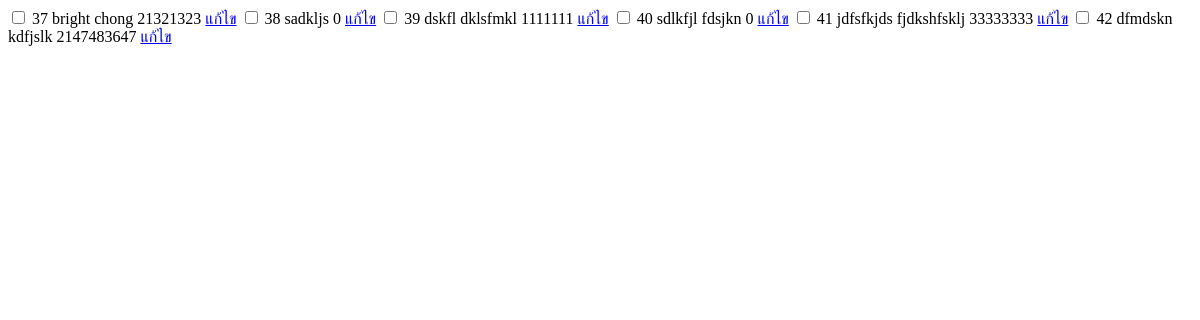
Before: /adminpage/table-list.php with the older database file.
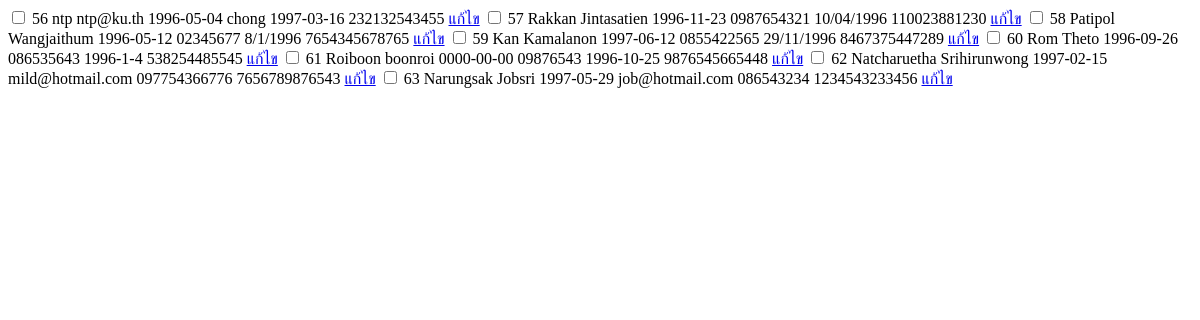
After: the same page with the newer database file.
### tables this page shows
CREATE TABLE `customer` (
  `id` int(11) UNSIGNED NOT NULL,
  `username` varchar(255) NOT NULL,
  `password` varchar(255) NOT NULL,
  `name` varchar(255) NOT NULL,
  `lastname` varchar(255) NOT NULL,
  `birthday` date NOT NULL,
  `email` varchar(255) NOT NULL,
  `phone` varchar(255) NOT NULL,
  `dln` varchar(255) NOT NULL
);

### adminpage/table-list.php (the view, shortened to what this page needs)
<!doctype html>
<html>
<body>
<?php
$link = @mysqli_connect("localhost", "root", "", "Car_Rental_System")
 			or die(mysqli_connect_error()."</body></html>");
if(@$_GET['c']&&@$_GET['q']){
	$sql = "SELECT id,name,lastname,birthday,email,phone,dln FROM customer WHERE ".$_GET['c']." LIKE '%".$_GET['q']."%'";
}
else {
	$sql = "SELECT id,name,lastname,birthday,email,phone,dln FROM customer";
}
$result = mysqli_query($link, $sql);
$num_fields = mysqli_num_fields($result);
while($data = mysqli_fetch_array($result)) {
	echo '<tr class="even pointer">
            <td class="a-center ">
                <input type="checkbox" class="flat"  name="id[]" value="'.$data['id'].'">
            ';
	for($i = 0; $i < $num_fields; $i++) {
		echo "<td>".$data[$i]."
		";
	}
	echo '
				</td>
				<td>
				<a href="form.php?action=update&id='.$data['id'].'">แก้ไข</a>
				</td>
			</td>
        </tr>';
}
?>
</body>
</html>

Changed rows visible on the page:
removed customer: id "37", name "bright", lastname "chong", dln "21321323"
removed customer: id "38", name "sadkljs", dln "0"
removed customer: id "39", name "dskfl", lastname "dklsfmkl", dln "1111111"
removed customer: id "40", name "sdlkfjl", lastname "fdsjkn", dln "0"
removed customer: id "41", name "jdfsfkjds", lastname "fjdkshfsklj", dln "33333333"
removed customer: id "42", name "dfmdskn", lastname "kdfjslk", dln "2147483647"
added customer: id "56", name "ntp", lastname "ntp@ku.th", birthday "1996-05-04", email "chong", phone "1997-03-16", dln "232132543455"
added customer: id "57", name "Rakkan", lastname "Jintasatien", birthday "1996-11-23", email "0987654321", phone "10/04/1996", dln "110023881230"
added customer: id "58", name "Patipol", lastname "Wangjaithum", birthday "1996-05-12", email "02345677", phone "8/1/1996", dln "7654345678765"
added customer: id "59", name "Kan", lastname "Kamalanon", birthday "1997-06-12", email "0855422565", phone "29/11/1996", dln "8467375447289"
added customer: id "60", name "Rom", lastname "Theto", birthday "1996-09-26", email "086535643", phone "1996-1-4", dln "538254485545"
added customer: id "61", name "Roiboon", lastname "boonroi", birthday "0000-00-00", email "09876543", phone "1996-10-25", dln "9876545665448"
added customer: id "62", name "Natcharuetha", lastname "Srihirunwong", birthday "1997-02-15", email "mild@hotmail.com", phone "097754366776", dln "7656789876543"
added customer: id "63", name "Narungsak", lastname "Jobsri", birthday "1997-05-29", email "job@hotmail.com", phone "086543234", dln "1234543233456"
